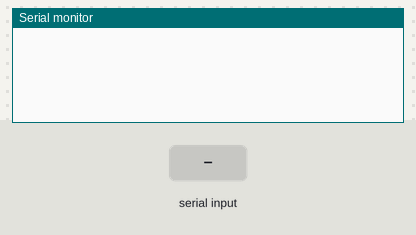
A sketch run on a simulated Arduino Uno, built with avr-gcc and run on an emulated ATmega328P. Parts: the last lines printed to the serial monitor. Inputs (shaded band) come from the test bench.

Above: at 1.2 s.
1.3 s: "90,45\n" received over Serial
At 2.3 s:
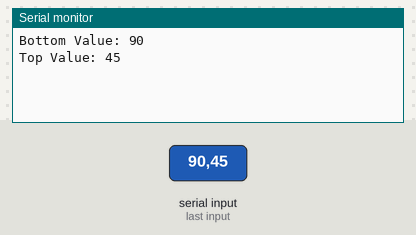
2.8 s: "30,150\n" received over Serial
At 3.4 s:
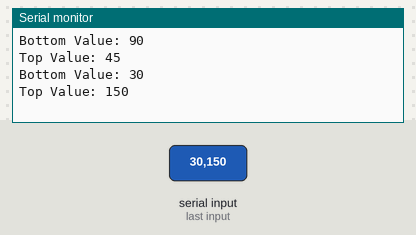

The sketch:

parse_string.ino
```cpp
int bottom_value = 0;
int top_value = 0;
int current_int;
bool state = false;

void setup() {
  Serial.begin(9600);
//  Serial.setTimeout(15);
}

void loop() {
  if (Serial.available()){
    current_int = Serial.parseInt();
    if (current_int != 0){
      if (!state){
        Serial.print("Bottom Value: ");
        Serial.println(current_int);
      }
      else{
        Serial.print("Top Value: ");
        Serial.println(current_int);
      }
      state = !state;
    }
  }
}
```

Measured:
- after the input at 1.3 s, the serial monitor: prints a new line at once (image 1)
- after the input at 2.8 s, the serial monitor: prints a new line at once (image 2)
